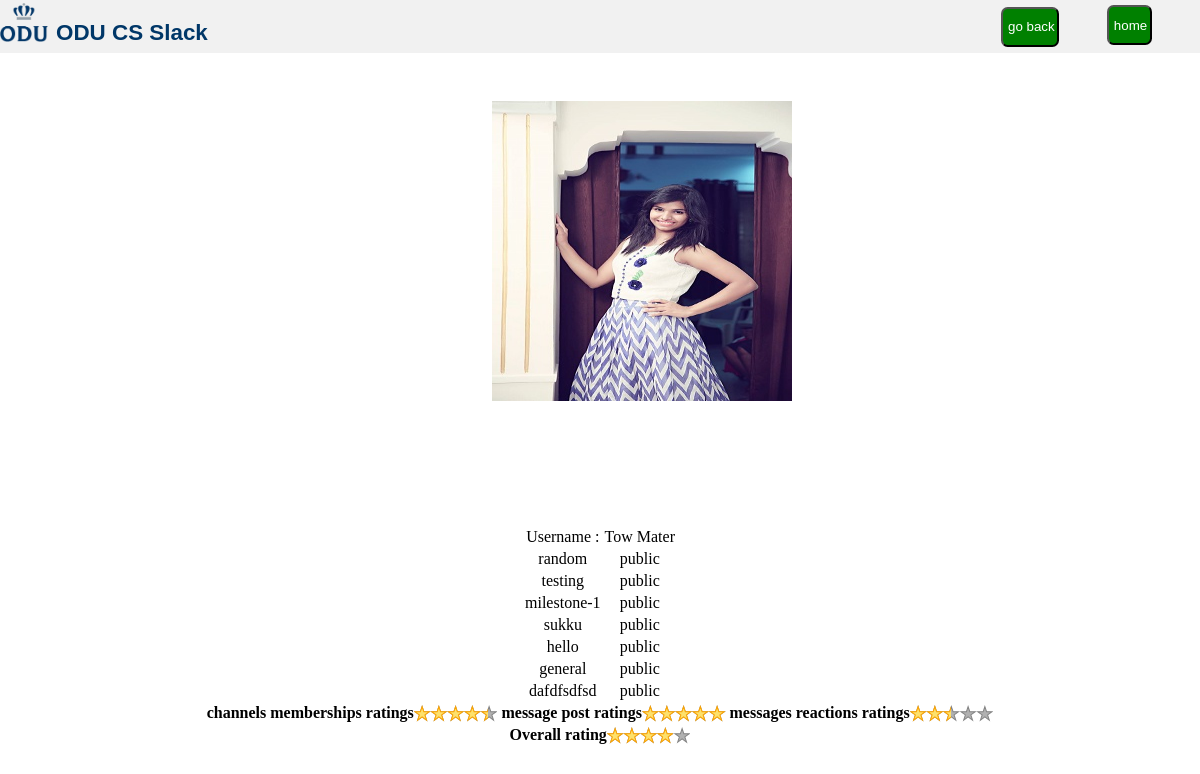
Page /php/get_profiles.php?user_id=1 (signed in) on the earlier database version.
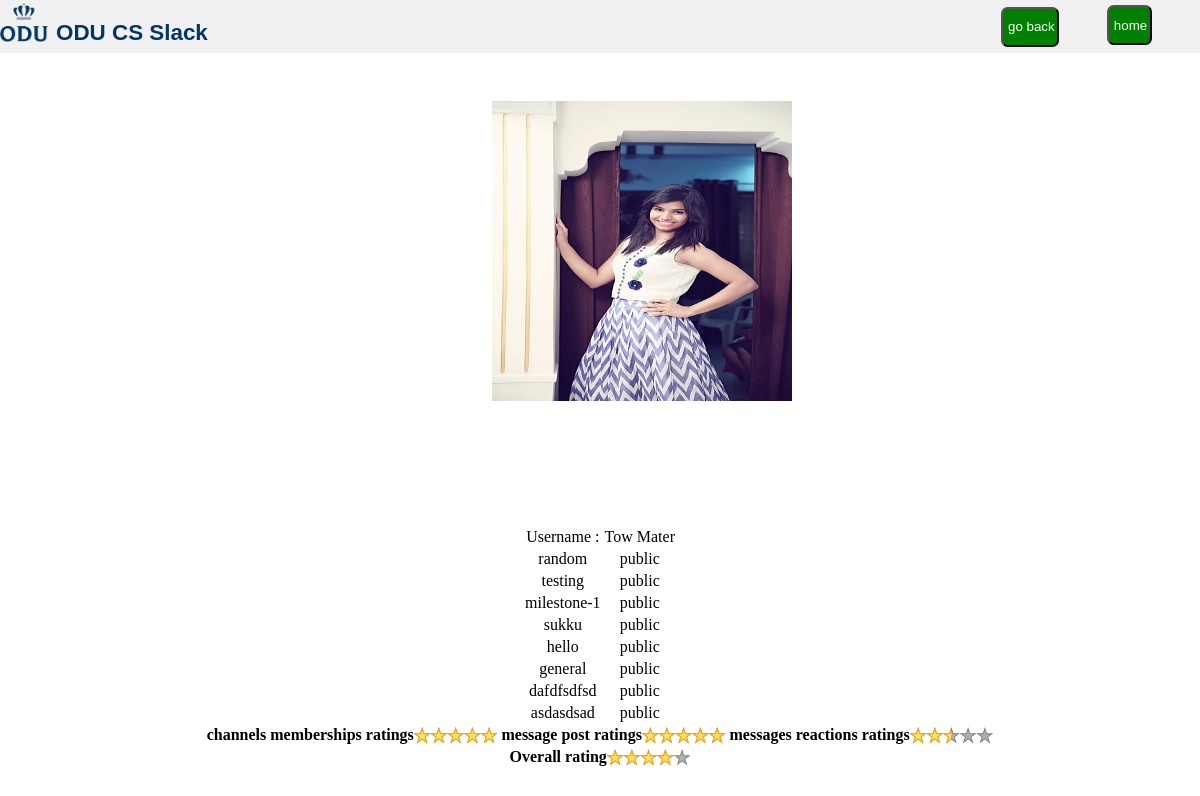
Same page on the later database version.
### tables this page shows
CREATE TABLE IF NOT EXISTS `users` (
  `user_id` int(11) NOT NULL AUTO_INCREMENT,
  `email_id` varchar(200) NOT NULL,
  `full_name` varchar(100) NOT NULL,
  `display_name` varchar(100) NOT NULL,
  `password` varchar(20) NOT NULL,
  `work_space_url` varchar(500) NOT NULL,
  `description` varchar(500) NOT NULL,
  `status` varchar(100) NOT NULL,
  `phone_number` varchar(15) NOT NULL,
  `time_zone` varchar(30) NOT NULL,
  `skype_id` varchar(30) NOT NULL,
  `picture` varchar(100) NOT NULL DEFAULT '../images/default.png',
  `mode` varchar(20) NOT NULL,
  `timestamp` timestamp NOT NULL,
  PRIMARY KEY (`user_id`),
  KEY `work_space_url` (`work_space_url`)
);

CREATE TABLE IF NOT EXISTS `channel_users` (
  `channel_id` int(11) NOT NULL,
  `user_id` int(11) NOT NULL,
  `joined_date` timestamp NOT NULL,
  `left_date` timestamp NOT NULL,
  KEY `channel_id_channel_users` (`channel_id`),
  KEY `channel_users_user_id` (`user_id`)
);

CREATE TABLE IF NOT EXISTS `channels` (
  `channel_id` int(11) NOT NULL AUTO_INCREMENT,
  `channel_name` varchar(100) NOT NULL,
  `work_space_url` varchar(500) NOT NULL,
  `privacy_settings` varchar(100) NOT NULL,
  `purpose` varchar(200) NOT NULL,
  `user_id` int(11) NOT NULL,
  `timestamp` timestamp NOT NULL,
  `archieved_status` varchar(20) NOT NULL DEFAULT 'unarchieved',
  PRIMARY KEY (`channel_id`),
  KEY `wokr_space_url_channels` (`work_space_url`),
  KEY `user_id_channels` (`user_id`)
);

### php/get_profiles.php (the view, shortened to what this page needs)
<!DOCTYPE html>
<html lang="en">
<head>
    <link rel="stylesheet" type="text/css" href="../css/login.css">
</head>
<body>
<?php
include ("connect.php");
?>
<div id="topbar" >
    <div ><img id="logo"  src="../images/logo.jpg"></div>
    <div class="logo-text">ODU CS Slack</div>
    <div class="login-button"><form action="home.php" method="post"><input id="signin-button" type="submit" value=" home "></form></div>
    <div class="login-button"><form action="profiles.php" method="post"><input id="signin-button" type="submit" value=" go back "></form></div>
</div>
<br>
<?php
$user_id=$_GET["user_id"];
$query="select * from users where user_id='$user_id'";
$result = $conn->query($query);
while ($row = $result->fetch_assoc()) {
?>
<div style="text-align: center"><img style="height: 300px; width: 300px; margin-left:7%; margin-top: 4%;" src="<?php echo $row["picture"]; ?>"/>
<table align="center" style="margin-top: 10%">
    <tr><td>Username : </td><td><?php echo $row["display_name"]; ?></td></tr>
    <?php   $sql_channel_ids = "SELECT channel_id from channel_users where user_id='".mysqli_real_escape_string($conn,$user_id)."'";
    $result_channel_id = $conn->query($sql_channel_ids);
    if($result_channel_id->num_rows>0){
        while($result_channel_users=$result_channel_id->fetch_assoc()){
            $channel_id_a=$result_channel_users["channel_id"];
            $sql_channels_display="SELECT channel_name from channels where channel_id='".mysqli_real_escape_string($conn,$channel_id_a)."'";
            $result_channel_display = $conn->query($sql_channels_display);
            $result_set_display=$result_channel_display->fetch_assoc();
            $sql_channels_display_settings="SELECT privacy_settings from channels where channel_id='$channel_id_a'";
            $result_channel_display_settings = $conn->query($sql_channels_display_settings);
            $result_set_display_settings=$result_channel_display_settings->fetch_assoc();
           $channel_membership= $result_set_display_settings["privacy_settings"];
                if($channel_membership=="public") {
                    echo "<tr> <td>" . $result_set_display["channel_name"] . "</td><td>" . $result_set_display_settings["privacy_settings"] . "</td></tr>";
                }
        }
    } ?>
</table>
<?php }
$query_channal_users="select count(*) from channel_users where user_id='".$user_id."'";
$result_channal_count=$conn->query($query_channal_users);
$result_set_channal=$result_channal_count->fetch_assoc();
$user_channal_count=$result_set_channal["count(*)"];
$query_total_count_channel="SELECT max(maximum) as max FROM( SELECT count(channel_id) as maximum FROM `channel_users` GROUP by user_id) TEMP";
$result_channal_count_1=$conn->query($query_total_count_channel);
$result_set_channal_1=$result_channal_count_1->fetch_assoc();
$user_channal_count_t=$result_set_channal_1["max"];
$initial_channel_per=$user_channal_count/$user_channal_count_t;
$channel_metrix=$initial_channel_per*100;
echo " <b>channels memberships ratings</b><div class=\"ratings\">
    <div class=\"empty-stars\"></div>
    <div class=\"full-stars\" style=\"width:".$channel_metrix."%\"></div>
</div>";
$query_total_count_messages="SELECT max(maximum) as max FROM( SELECT count(message_id) as maximum FROM `channel_messages` GROUP by user_id) TEMP";
$result_message_count_1=$conn->query($query_total_count_messages);
$result_set_message_1=$result_message_count_1->fetch_assoc();
$user_message_count_t=$result_set_message_1["max"];
$query_message_users="select count(*) from channel_messages where user_id='".$user_id."'";
$result_message_count=$conn->query($query_message_users);
$result_set_message=$result_message_count->fetch_assoc();
$user_message_count=$result_set_message["count(*)"];
$message_metrix_i=$user_message_count/$user_message_count_t;
$message_metrix=$message_metrix_i*100;
echo " <b>message post ratings</b><div class=\"ratings\">
    <div class=\"empty-stars\"></div>
    <div class=\"full-stars\" style=\"width:".$message_metrix."%\"></div>
</div>";
$query_reaction_t="SELECT max(maximum) as max FROM( SELECT count(message_id) as maximum FROM message_reaction GROUP by user_id) TEMP";
$result_reaction_t=$conn->query($query_reaction_t);
$result_set_t=$result_reaction_t->fetch_assoc();
$user_reactions_t=$result_set_t["max"];
$query_reactions_user="select count(*) from message_reaction where user_id='".$user_id."'";
$result_reactions_count=$conn->query($query_reactions_user);
$result_set_reactions=$result_reactions_count->fetch_assoc();
$user_reaction_count=$result_set_reactions["count(*)"];
$message_reaction_metrix_i=$user_reaction_count/$user_reactions_t;
$message_reaction_metrix=$message_reaction_metrix_i*100;
echo " <b>messages reactions ratings</b><div class=\"ratings\">
    <div class=\"empty-stars\"></div>
    <div class=\"full-stars\" style=\"width:".$message_reaction_metrix."%\"></div>
</div>";
$overall_rating=($channel_metrix+$message_metrix+$message_reaction_metrix)/3;
echo "<br> <b>Overall rating</b><div class=\"ratings\">
    <div class=\"empty-stars\"></div>
    <div class=\"full-stars\" style=\"width:".$overall_rating."%\"></div>
</div>";
?>
</body>
</html>

Differences in the rows shown:
added channel_users: channel.channel_name "asdasdsad", channel.privacy_settings "public"
Other differences:
$channel_metrix: 88.888888888889 → 100 (drawn)
$overall_rating: 79.62962962963 → 83.333333333333 (drawn)
